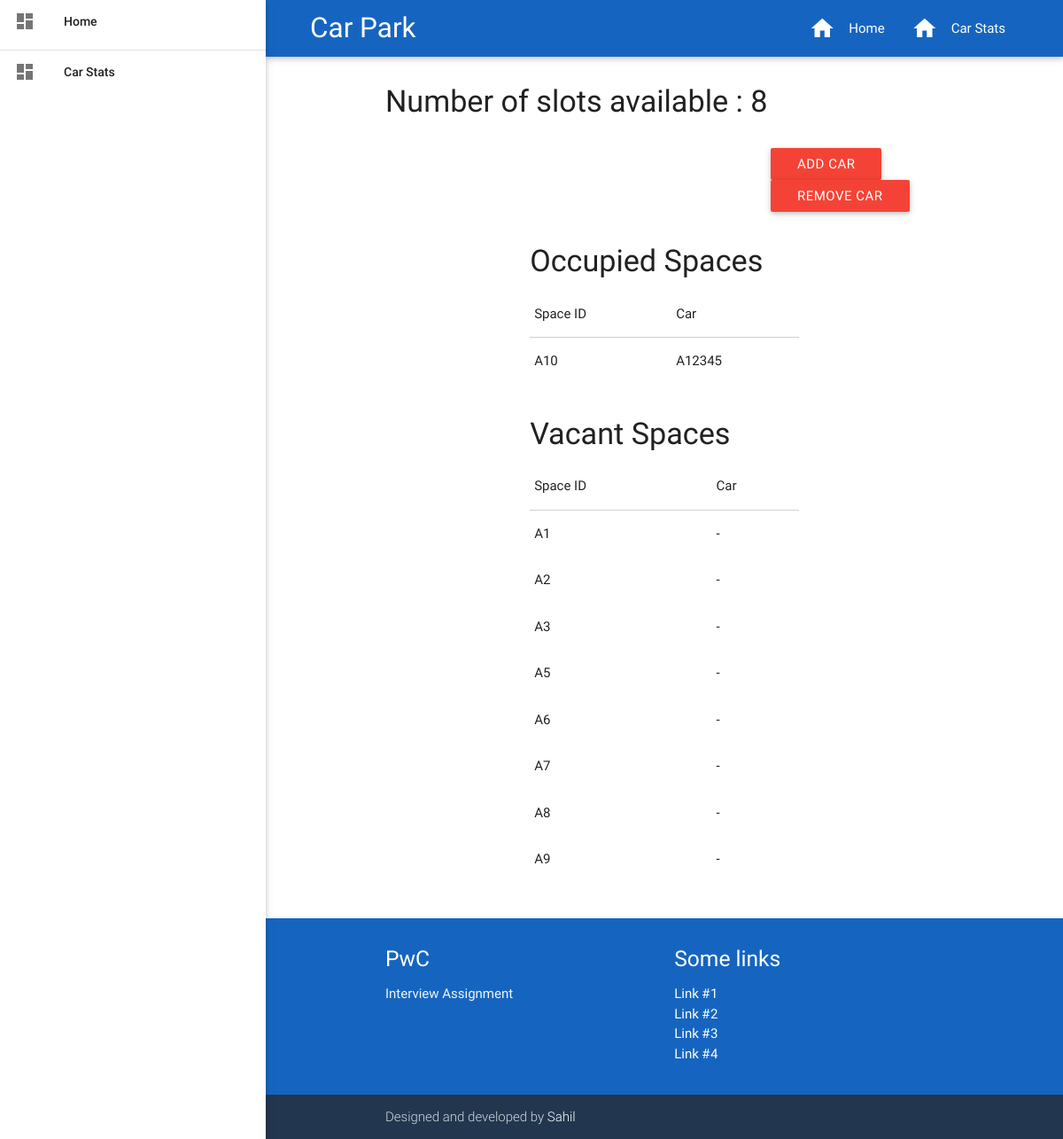
Before: / with the older database file.
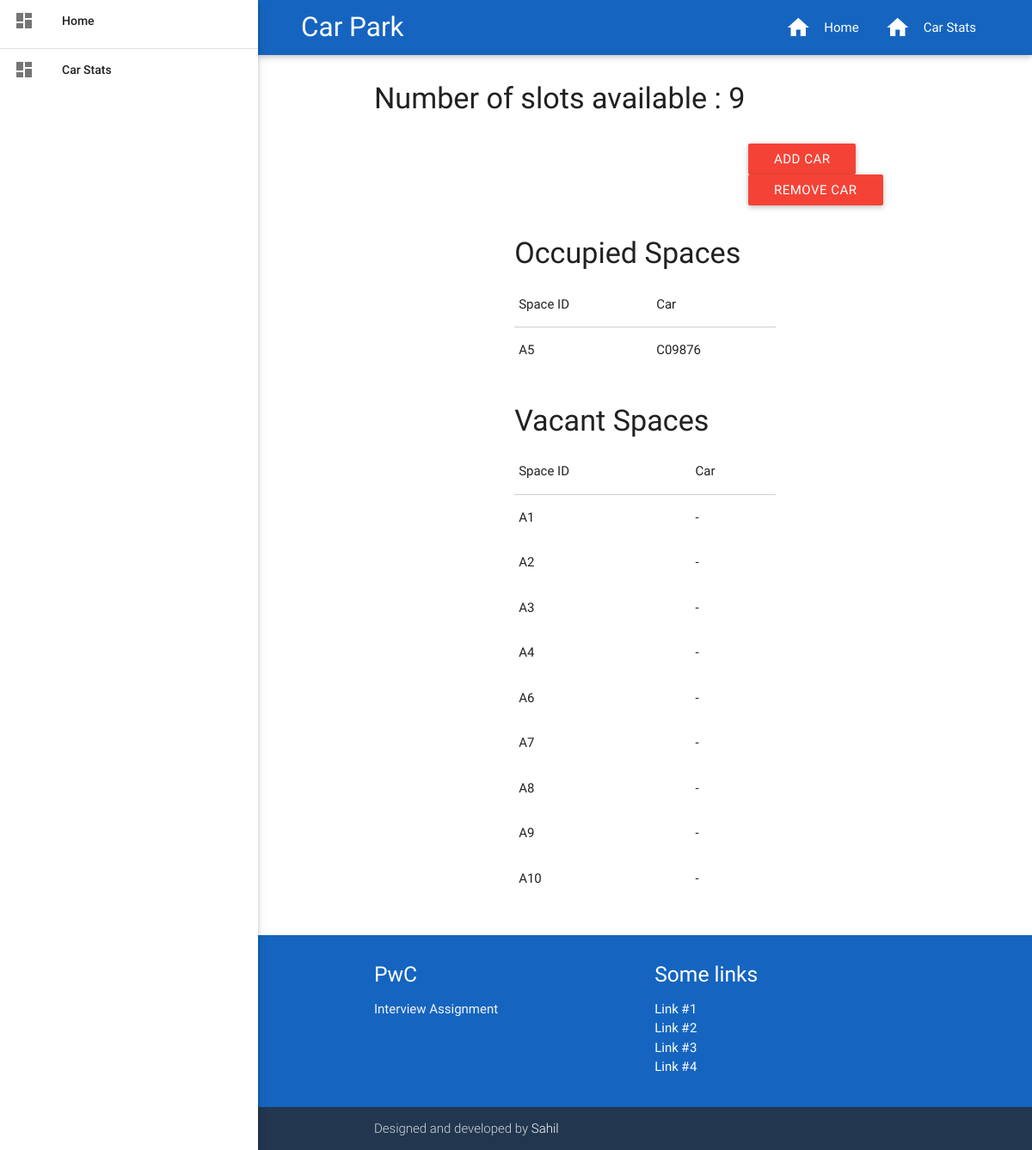
After: the same page with the newer database file.
### parking_lot/models.py (models this page shows)
class Car(models.Model):
    license_no = models.CharField(max_length=6, unique=True)
    in_time = models.DateTimeField(auto_now_add=True)
    out_time = models.DateTimeField(auto_now_add=False, blank=True, null=True)
    parking_space = models.OneToOneField(ParkingSpace, blank=True, null=True, on_delete=models.CASCADE)
    def __str__(self):
        return "{0}".format(self.license_no)

class ParkingSpace(models.Model):
    space = models.IntegerField()
    level = models.CharField(max_length=1)
    parking_lot = models.ForeignKey(ParkingLot, on_delete=models.CASCADE)
    occupied = models.BooleanField(default=False)
    def __str__(self):
        return "{0}{1}".format(self.level, self.space)

### parking_lot/views.py (the view, shortened to what this page needs)
# urls.py: url(r'^$', views.index, name='index'),
def index(request):
    add_car_form = AddCarForm()
    remove_car_form = RemoveCarForm()
    context_dict = {}
    context_dict['slots_available'] = ParkingSpace.objects.filter(occupied=False).count()
    context_dict['add_car_form'] = add_car_form
    context_dict['remove_car_form'] = remove_car_form
    context_dict['occupied_spaces'] = Car.objects.filter(parking_space__isnull=False)
    context_dict['vacant_spaces'] = ParkingSpace.objects.filter(occupied=False)
    context_dict['free_space'] = ParkingSpace.objects.filter(occupied=False).count()
    return render(request, 'parking_lot/index.html', context_dict)

### parking_lot/templates/parking_lot/index.html (shortened to what this page needs)
{% extends 'parking_lot/base.html' %}
{% load static %}
{% block main_block %}
    <div class="container" style="padding-top: 15px">
        <div class="row">
            <div class="col s12 m12 l12">
                <h4>Number of slots available : {{ slots_available }}</h4>
            </div>
        </div>
        <div class="row">
            <div class="col s12 offset-m6 m6 offset-l8 l4">
                <a id="add_car" href="#" class="btn waves-effect waves-light red">Add car</a>
                <a id="remove_car" href="#" class="btn waves-effect waves-light red">Remove car</a>
            </div>
        </div>
        <div class="row">
            <div class="col s12 offset-m3 m6 offset-l3 l6">
                <h4>Occupied Spaces</h4>
                <table>
                    <thead>
                        <td>Space ID</td>
                        <td>Car</td>
                    </thead>
                    <tbody>
                        {% for space in occupied_spaces %}
                            <tr>
                                <td>{{ space.parking_space }}</td>
                                <td>{{ space.license_no }}</td>
                            </tr>
                        {% endfor %}
                    </tbody>
                </table>
            </div>
        </div>
        <div class="row">
            <div class="col s12 offset-m3 m6 offset-l3 l6">
                <h4>Vacant Spaces</h4>
                <table>
                    <thead>
                        <td>Space ID</td>
                        <td>Car</td>
                    </thead>
                    <tbody>
                        {% for space in vacant_spaces %}
                            <tr>
                                <td>{{ space }}</td>
                                <td>-</td>
                            </tr>
                        {% endfor %}
                    </tbody>
                </table>
            </div>
        </div>
    </div>
{% endblock %}

Changed rows visible on the page:
removed Car: parking_space "A10", license_no "A12345"
removed ParkingSpace: level+space "A5"
added Car: parking_space "A5", license_no "C09876"
added ParkingSpace: level+space "A4"
added ParkingSpace: level+space "A10"
Other visible differences:
{{ slots_available }}: "8" → "9"
